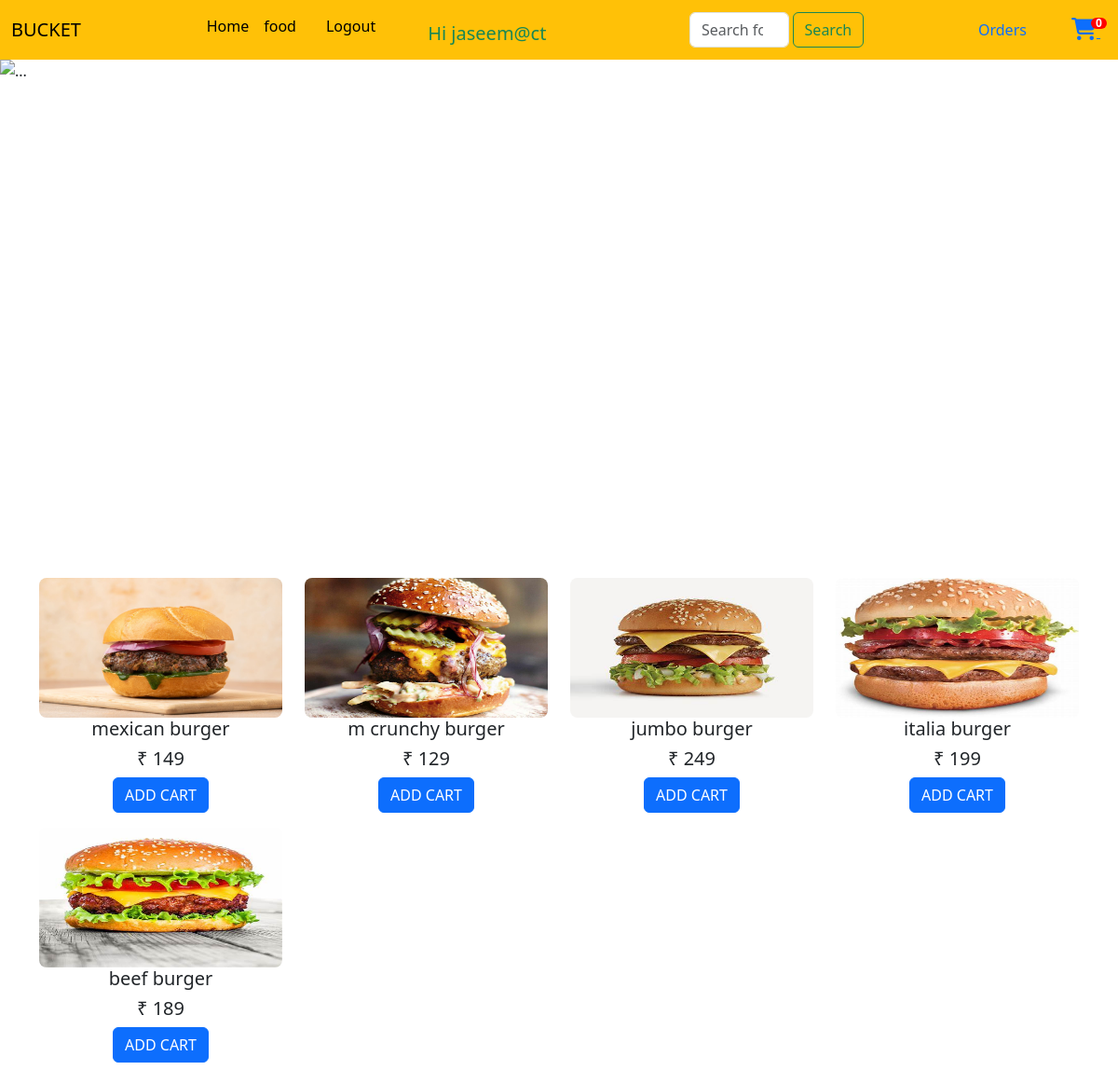
Screenshot of /ppage (signed in) with the database file from the repository.
### capp/models.py (models this page shows)
class product(models.Model):
     product_id=models.CharField(max_length=100)
     product_name=models.CharField(max_length=100)
     image=models.ImageField(upload_to='product')
     description=models.CharField(max_length=300)
     price=models.IntegerField()
     category=models.CharField(max_length=1300,default='')

### capp/views.py (the view)
# urls.py: path('ppage',views.productpage,name='ppage'),
def productpage(request):
  print(request.GET,"ppppp")
  name=request.GET.get('q',None)
  if name:
    product_val={
        'product':product2.objects.filter(product_name__contains=name).all(),
    }
  else:
    product_val={
        'product':product2.objects.all(),
    }
  return render(request,'productpage.html',product_val)

### capp/templates/productpage.html (shortened to what this page needs)
{% extends 'home.html'%}
{% load static %}
{% block content %}
<div id="carouselExampleSlidesOnly" class="carousel slide" data-bs-ride="carousel">
  <div class="carousel-inner">
    <div class="carousel-item active">
      <img src="https://logansroadhouse.com/wp-content/uploads/2017/01/Website-Carousel_FriedCheeseburger.jpg"
        class="d-block w-100" height="500px" alt="...">
    </div>
  </div>
</div>
<div class="container text-center mt-5">
  <div class="row row-cols-1 row-cols-sm-2 row-cols-md-4">
    {% for p in product %}
    <div class="col my-2">
      <a href="{% url 'product' p.product_id %}">
        <img src="{{p.image.url}}" alt="Product image" class="card-img-top rounded-3" height="150px">
      </a>
      <div class="card-body">
        <h5 class="card-title">
          <h5 href="{% url 'product' p.product_id %}">{{p.product_name}}</h5>
        </h5>
        <h5>₹ {{p.price}}</h5>
        {% if request.user.is_anonymous %}
        <button class="btn btn-primary disabled">ADD
          CART</button>
        {% else %}
          <button class="btn btn-primary cartBtn" id="cartBtn{{p.id}}" onclick="addToCart({{p.id}},{{p.price}})">ADD
          CART</button>
        {% endif %}
      </div>
    </div>
    {% endfor %}
  </div>
</div>
{% endblock %}

### capp/templates/home.html (shortened to what this page needs)
{% load static %}
<!DOCTYPE html>
<html lang="en">
<head>
  <link rel="stylesheet" href="">
  <link rel="stylesheet" href="https://cdnjs.cloudflare.com/ajax/libs/font-awesome/6.3.0/css/all.min.css">
  <link href="https://cdn.jsdelivr.net/npm/bootstrap@5.3.0/dist/css/bootstrap.min.css" rel="stylesheet"
>
</head>
<body>
  <body>
    <nav class="navbar navbar-expand-lg  bg-warning">
      <div class="container-fluid">
        <a class="navbar-brand pe-5" href="#">BUCKET</a>
        <div class="collapse navbar-collapse" id="navbarSupportedContent">
          <ul class="navbar-nav m-auto mb-2 mb-lg-0 ">
            <li class="nav-item ">
              <a class="nav-link active" aria-current="page" href="{% url 'home' %}" id="home">Home</a>
            </li>
            <li class="nav-item">
              <a class="nav-link active" href="{% url 'ppage' %}" id="food">food</a>
            </li>
            <li class="nav-item">
              <a class="nav-link active" href="login.html" id="food">
                {% if request.user.is_authenticated %}
            <li><a class="nav-link active" href="{% url 'logout' %}">Logout</a></li>
            <li class="navbar-brand ms-5 mt-2 text-success">Hi {{request.user}}</li>
            {% else %}
            <li><a class="nav-link active" href="{% url 'login' %}">Sign in / Sign up</a></li>
            {% endif %}</a>
            </li>
          </ul>
          <div class="container w-25">
            <form class="d-flex" role="search">
              <input class="form-control me-1" type="search" placeholder="Search foods" aria-label="Search">
              <button class="btn btn-outline-success me-5" type="submit">Search</button>
            </form>
          </div>
        {% if not request.user.is_anonymous %}
        <a href="/orders" class="text-decoration-none me-5">Orders</a>
        {% endif %}
          <a href="{% url 'cart' %}">
            <i class="fa" style="font-size:24px">&#xf07a;</i>
            <span class='badge badge-warning' id='cart-count'> 0 </span>
          </a>
        </div>
      </div>
    </nav>
    {% block content %}{% endblock content %}
  </body>
</html>

### capp/templates/home.html (style rules this page uses)
.badge { padding-left: 9px; padding-right: 9px; -webkit-border-radius: 9px; -moz-border-radius: 9px; border-radius: 9px; }
#cart-count { font-size: 12px; background: #ff0000; color: #fff; padding: 0 5px; vertical-align: top; margin-left: -10px; }

### rows the page displays
product: image (picture), product_name "mexican burger", price "149"
product: image (picture), product_name "m crunchy burger", price "129"
product: image (picture), product_name "jumbo burger", price "249"
product: image (picture), product_name "italia burger", price "199"
product: image (picture), product_name "beef burger", price "189"

### other values shown
{{ request.user }} "jaseem@ct"
